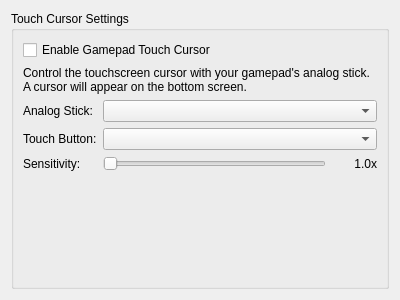
<?xml version="1.0" encoding="UTF-8"?>
<ui version="4.0">
 <class>ConfigureTouchCursor</class>
 <widget class="QWidget" name="ConfigureTouchCursor">
  <property name="geometry">
   <rect>
    <x>0</x>
    <y>0</y>
    <width>400</width>
    <height>300</height>
   </rect>
  </property>
  <property name="windowTitle">
   <string>Form</string>
  </property>
  <layout class="QVBoxLayout" name="verticalLayout">
   <item>
    <widget class="QGroupBox" name="groupBox">
     <property name="title">
      <string>Touch Cursor Settings</string>
     </property>
     <layout class="QVBoxLayout" name="verticalLayout_2">
      <item>
       <widget class="QCheckBox" name="enable_touch_cursor">
        <property name="text">
         <string>Enable Gamepad Touch Cursor</string>
        </property>
        <property name="toolTip">
         <string>Enable analog stick controlled cursor for touchscreen input. This may reduce performance slightly.</string>
        </property>
       </widget>
      </item>
      <item>
       <widget class="QLabel" name="description_label">
        <property name="text">
         <string>Control the touchscreen cursor with your gamepad's analog stick. A cursor will appear on the bottom screen.</string>
        </property>
        <property name="wordWrap">
         <bool>true</bool>
        </property>
       </widget>
      </item>
      <item>
       <layout class="QFormLayout" name="formLayout">
        <property name="fieldGrowthPolicy">
         <enum>QFormLayout::AllNonFixedFieldsGrow</enum>
        </property>
        <item row="0" column="0">
         <widget class="QLabel" name="analog_stick_label">
          <property name="text">
           <string>Analog Stick:</string>
          </property>
         </widget>
        </item>
        <item row="0" column="1">
         <widget class="QComboBox" name="analog_stick_combobox">
          <property name="toolTip">
           <string>Select which analog stick controls the cursor</string>
          </property>
         </widget>
        </item>
        <item row="1" column="0">
         <widget class="QLabel" name="touch_button_label">
          <property name="text">
           <string>Touch Button:</string>
          </property>
         </widget>
        </item>
        <item row="1" column="1">
         <widget class="QComboBox" name="touch_button_combobox">
          <property name="toolTip">
           <string>Button that triggers touch when held</string>
          </property>
         </widget>
        </item>
        <item row="2" column="0">
         <widget class="QLabel" name="sensitivity_label">
          <property name="text">
           <string>Sensitivity:</string>
          </property>
         </widget>
        </item>
        <item row="2" column="1">
         <layout class="QHBoxLayout" name="horizontalLayout">
          <item>
           <widget class="QSlider" name="sensitivity_slider">
            <property name="orientation">
             <enum>Qt::Horizontal</enum>
            </property>
            <property name="toolTip">
             <string>Cursor movement speed (0.1x - 5.0x)</string>
            </property>
           </widget>
          </item>
          <item>
           <widget class="QLabel" name="sensitivity_value_label">
            <property name="text">
             <string>1.0x</string>
            </property>
            <property name="minimumSize">
             <size>
              <width>45</width>
              <height>0</height>
             </size>
            </property>
            <property name="alignment">
             <set>Qt::AlignRight|Qt::AlignTrailing|Qt::AlignVCenter</set>
            </property>
           </widget>
          </item>
         </layout>
        </item>
       </layout>
      </item>
      <item>
       <spacer name="verticalSpacer">
        <property name="orientation">
         <enum>Qt::Vertical</enum>
        </property>
        <property name="sizeHint" stdset="0">
         <size>
          <width>20</width>
          <height>40</height>
         </size>
        </property>
       </spacer>
      </item>
     </layout>
    </widget>
   </item>
  </layout>
 </widget>
 <resources/>
 <connections/>
</ui>
